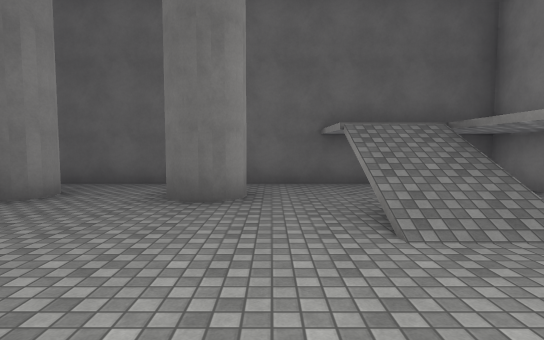
[1] (above)

12 first-person views from a walk through a Unity game level. The camera is 1.5 m above the floor, tilts 4° down and sees 80° across. The floor is counted in squares, 2 m on a side. Each view is taken from the middle of a square. On the plan, view 1 faces up. The plan holds only what a view shows up to about 11 squares ahead; the rest is blank. The place goes on beyond the plan. The player character is not drawn. Some animated figures are not drawn. Surface patterns are stand-ins for the level's own textures.

[2]
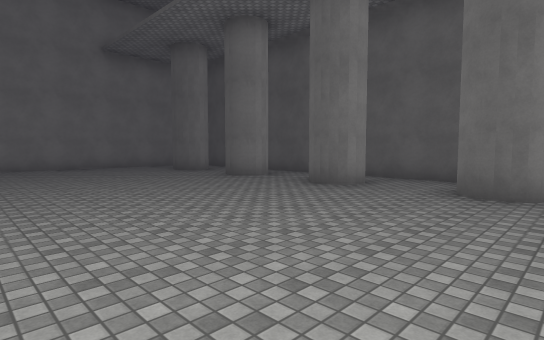

[3]
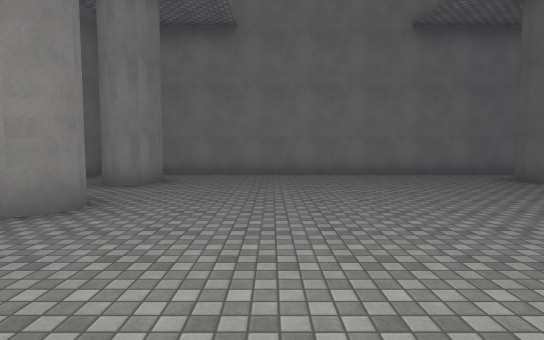

[4]
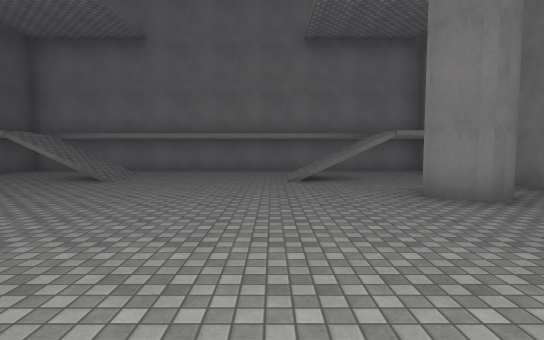

[5]
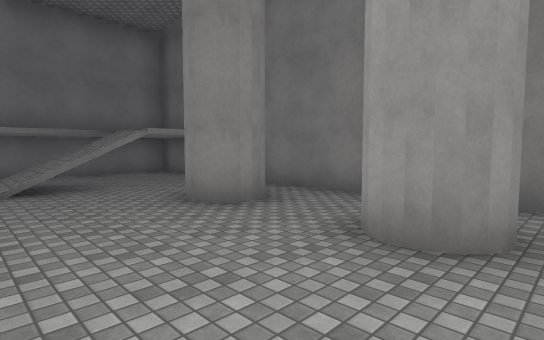

[6]
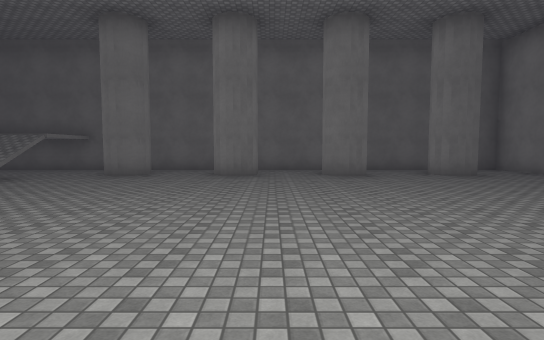

[7]
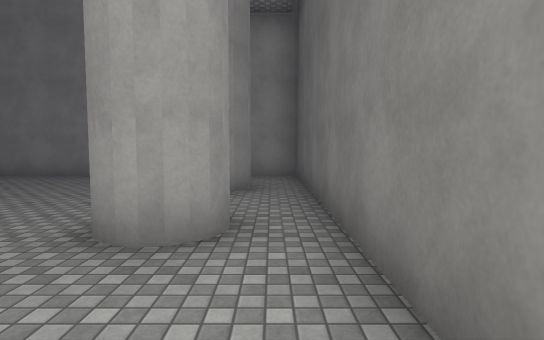

[8]
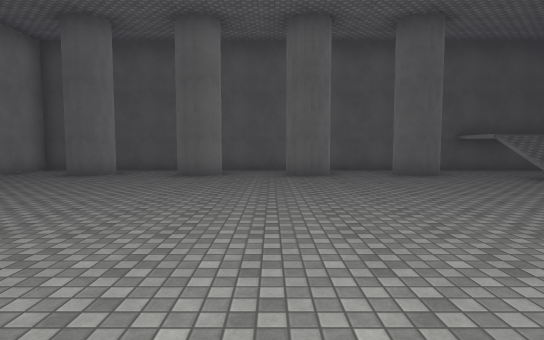

[9]
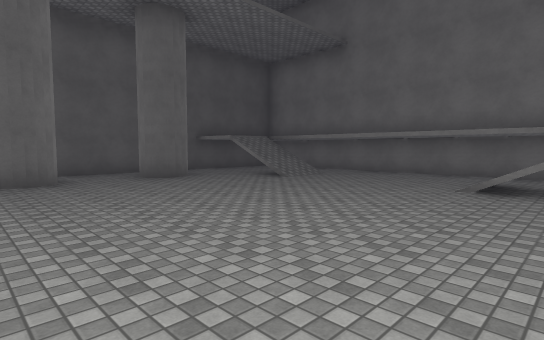

[10]
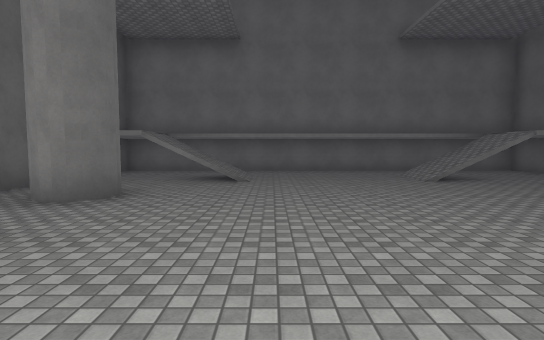

[11]
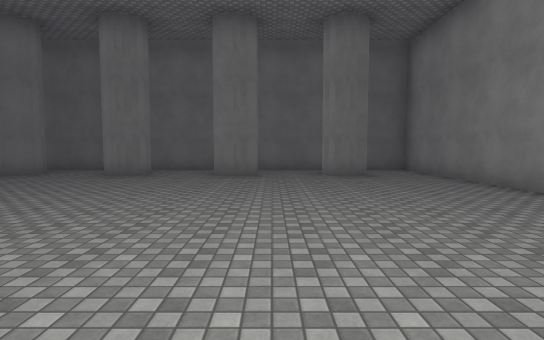

[12]
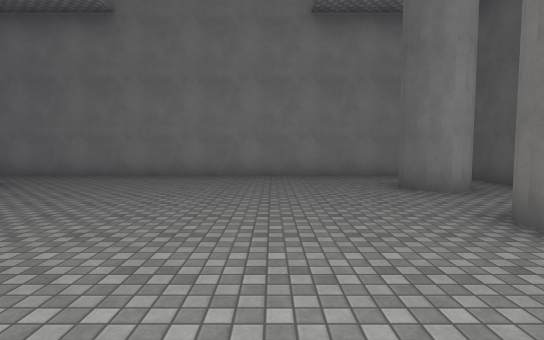

### Floor plan
Key: @ floor where view 1 was taken; # wall or solid block; . floor; / step, stairs or slope; = window, fence, low wall or low ledge.
Columns run from 13 left of view 1 to 5 right of it. Each row starts with its distance up from view 1.
  7 ###################
  6 #.................#
  5 #..#..#..#..#.....#
  4 #.............//..#
  3 #.............=/..#
  2 #.................#
  1 #.................#
  0 #............@....#
 -1 #.................#
 -2 #.............//..#
 -3 #.............//..#
 -4 #..#..#..#..#.....#
 -5 #.................#
 -6 ###################

Where each view was taken, in squares from view 1:
view 1: 0 up, 0 right, facing up
view 2: 1 down, 0 right, facing up-left
view 3: 1 down, 3 left, facing left
view 4: 1 down, 6 left, facing right
view 5: 1 down, 5 left, facing down-right
view 6: 5 up, 5 left, facing down
view 7: 6 up, 4 left, facing left
view 8: 4 down, 5 left, facing up
view 9: 3 down, 5 left, facing up-right
view 10: 2 up, 6 left, facing right
view 11: 5 up, 8 left, facing down
view 12: 2 up, 4 left, facing left
